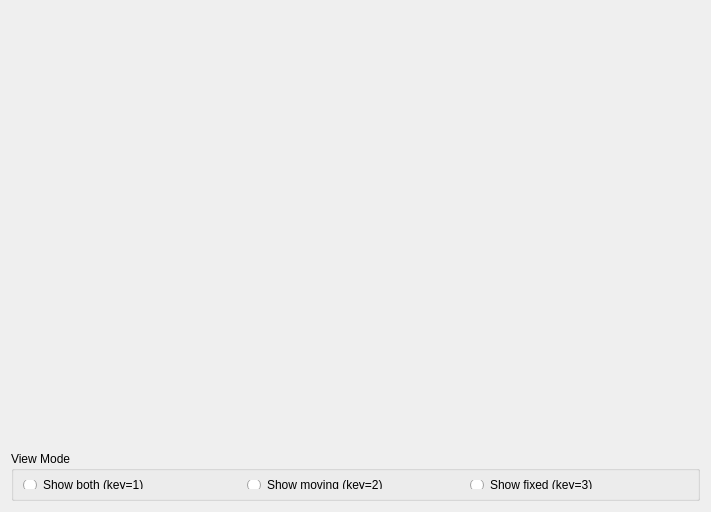
<?xml version="1.0" encoding="UTF-8"?>
<ui version="4.0">
 <class>Form</class>
 <widget class="QWidget" name="Form">
  <property name="geometry">
   <rect>
    <x>0</x>
    <y>0</y>
    <width>711</width>
    <height>512</height>
   </rect>
  </property>
  <property name="windowTitle">
   <string>Form</string>
  </property>
  <layout class="QVBoxLayout" name="verticalLayout">
   <item>
    <widget class="Canvas" name="canvas" native="true"/>
   </item>
   <item>
    <widget class="QGroupBox" name="groupBox">
     <property name="maximumSize">
      <size>
       <width>16777215</width>
       <height>50</height>
      </size>
     </property>
     <property name="title">
      <string>View Mode</string>
     </property>
     <layout class="QHBoxLayout" name="horizontalLayout">
      <item>
       <widget class="QRadioButton" name="radioBoth">
        <property name="text">
         <string>Show both (key=1)</string>
        </property>
       </widget>
      </item>
      <item>
       <widget class="QRadioButton" name="radioMoving">
        <property name="text">
         <string>Show moving (key=2)</string>
        </property>
       </widget>
      </item>
      <item>
       <widget class="QRadioButton" name="radioFixed">
        <property name="text">
         <string>Show fixed (key=3)</string>
        </property>
       </widget>
      </item>
     </layout>
    </widget>
   </item>
  </layout>
 </widget>
 <customwidgets>
  <customwidget>
   <class>Canvas</class>
   <extends>QWidget</extends>
   <header>pcot.ui.canvas</header>
   <container>1</container>
  </customwidget>
 </customwidgets>
 <resources/>
 <connections/>
</ui>
